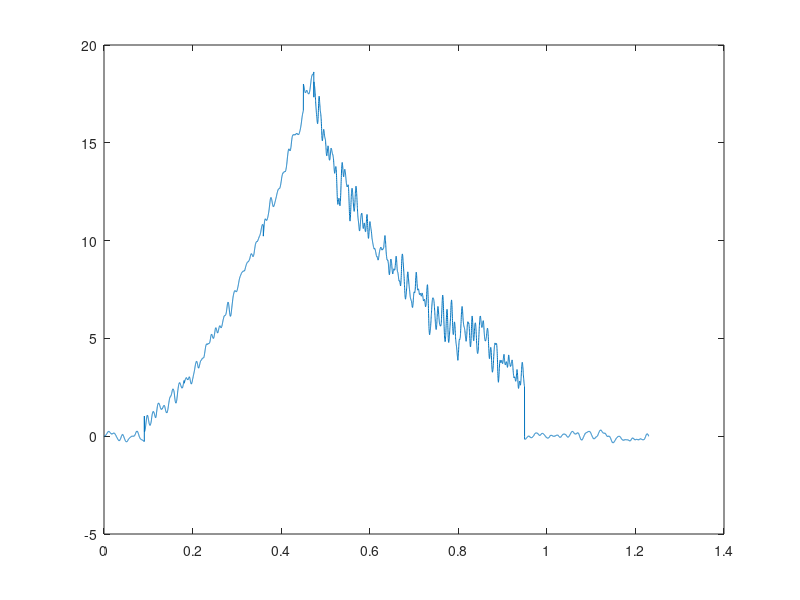

The MATLAB script that drew this image: (Note: this script raises an error after producing the figure.)
% MATLAB Lab #2 Part 2
% <first Initial>.<Last Name>
% <Date of creation>
% <Name of program>
% <Description of program>

clear; % Clears the command window
clc; % Clears the workspace
close; % Closes any figures

%% Imports some compression data
B = load('BridgeData.txt');
plot(B(:,1),B(:,2))

%% eliminate extraneous noise
[R,C] = size(B);
B(:,3) = smoothdata(B(:,2),'Gaussian',.03*R); % Creates a force column
% Plot position vs raw force( Col 1 vs col 2) and Position vs calculated load (col 1 vs col 3)
% plot(B(:,1),B(:,2), B(:,1),B(:,3));

%% Trim unnecessary information
% < Determine the Max load >
% < Determine at what point from the beginning where the load exceeds 1% the max >
% i = 1;
% WHILE smoothed data point <  1% of Max
%     i = i + 1;
% ENDWHILE
% < Determine at what point after the dataset drops below 1% the max again >
% j = length of dataset;
% WHILE smoothed data point <  1% of Max
%     j = j - 1;
% ENDWHILE
% < Use those locations to trim the dataset >
% < Convert piston position to bridge deflection >


%% Identify performance metrics
% < M = Strength (Max Load) >
% < Deflection @ Max Load >
% < Deflection @ Break >
% < Toughness - Perform a Reimann's Sum>
%   Add 4th column to dataset to track Change in Energy 
%   FOR each row(i) in dataset
%       Change in energy(i) = (Defl. - Last Defl.)((Load + Last Load)/2)
%   ENDFOR
%   Toughness = Sum of the Change in Energy column

%% Plot the updated data


% Print performance metrics
